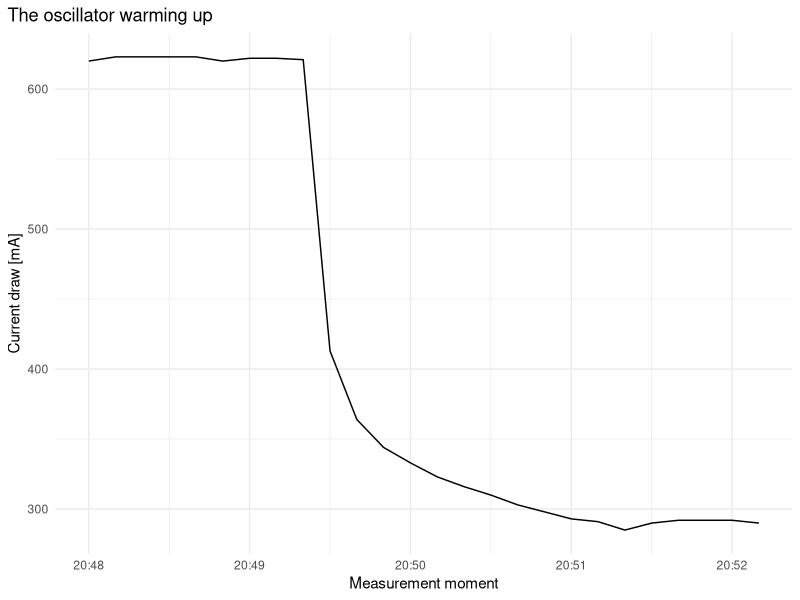
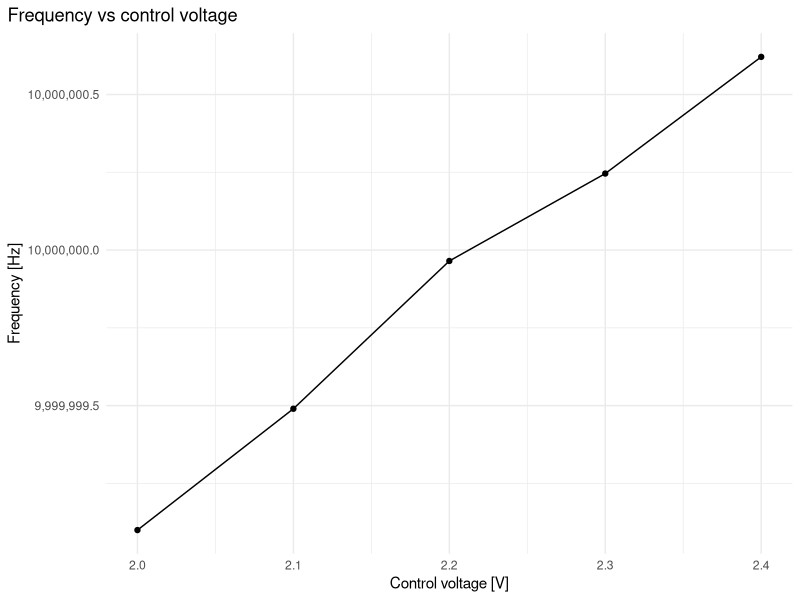

These charts were generated, in order, by the following R code:
## ---- chunk 1
knitr::opts_chunk$set(echo = TRUE)
library(tidyverse)
## ---- chunk 2
is <- c(0.620, 0.623, 0.623, 0.623, 0.623, 0.620, 
        0.622, 0.622, 0.621, 0.413, 0.364, 0.344,
        0.333, 0.323, 0.316, 0.310, 0.303, 0.298,
        0.293, 0.291, 0.285, 0.290, 0.292, 0.292,
        0.292, 0.290) * 1000
start <- as_datetime("2023-12-20T204800")
second <- as_datetime("2023-12-20T204810")                
ts <- seq(start, by=difftime(second,start),length.out=26)
df <- tibble(current=is, time=ts)
## ---- chunk 3
df |> ggplot(aes(x=time, y=current)) +
  geom_line() +
  theme_minimal() +
  labs(x = "Measurement moment", y = "Current draw [mA]",
       title="The oscillator warming up") +
  theme(plot.title.position = "plot")
## ---- chunk 4
df2 <- tibble(V_control = c(2.000, 2.100, 2.200, 2.300, 2.400),
              f_out = c(9999999.1, 9999999.490, 9999999.965, 10000000.246, 10000000.621))
df2 |> ggplot(aes(x=V_control, y=f_out)) +
  geom_line() +
  geom_point() + 
  theme_minimal() +
  scale_y_continuous(labels = scales::label_comma()) +
  labs(x="Control voltage [V]", y = "Frequency [Hz]", 
       title="Frequency vs control voltage") +
  theme(plot.title.position = "plot")
dlta <- (max(df2$f_out) - min(df2$f_out))/(max(df2$V_control)-min(df2$V_control))
